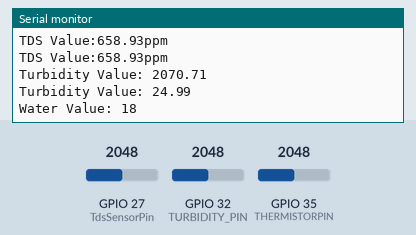
The sketch below on a simulated ESP32. Parts: the last lines printed to the serial monitor. Inputs (shaded band) come from the test bench; at power-on: GPIO 27 (TdsSensorPin) = 2048, GPIO 32 (TURBIDITY_PIN) = 2048, GPIO 35 (THERMISTORPIN) = 2048. WiFi joins after 1.5 s; servers stay silent unless stated.

Above: at 2.8 s.
2.9 s: GPIO 27 (TdsSensorPin) set to 2866
At 4.0 s:
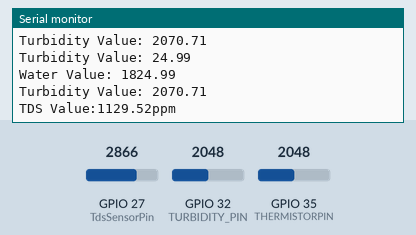
4.5 s: GPIO 32 (TURBIDITY_PIN) set to 2866
At 5.5 s:
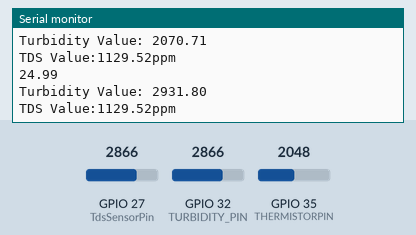
6.1 s: GPIO 35 (THERMISTORPIN) set to 2866
At 7.64 s:
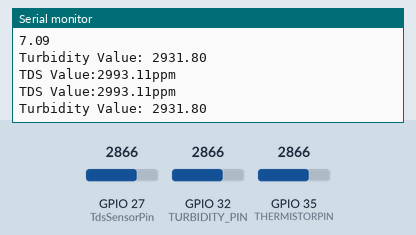
7.7 s: GPIO 27 (TdsSensorPin) set to 3603
At 8.6 s:
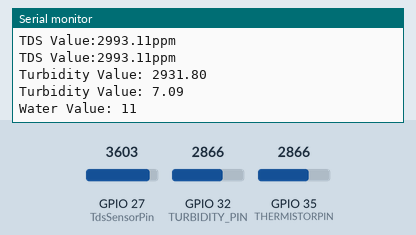
9.3 s: GPIO 32 (TURBIDITY_PIN) set to 3603
At 10.4 s:
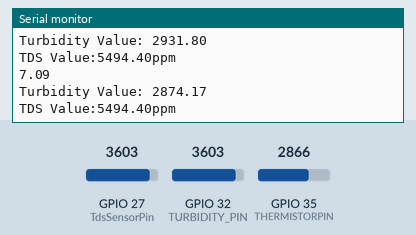
10.9 s: GPIO 35 (THERMISTORPIN) set to 3603
At 12.6 s:
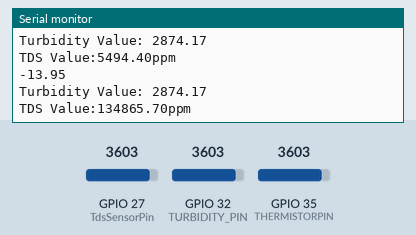
Timing chart, 0 to 13.5 s (numbered marks = the images above; inputs shaded):
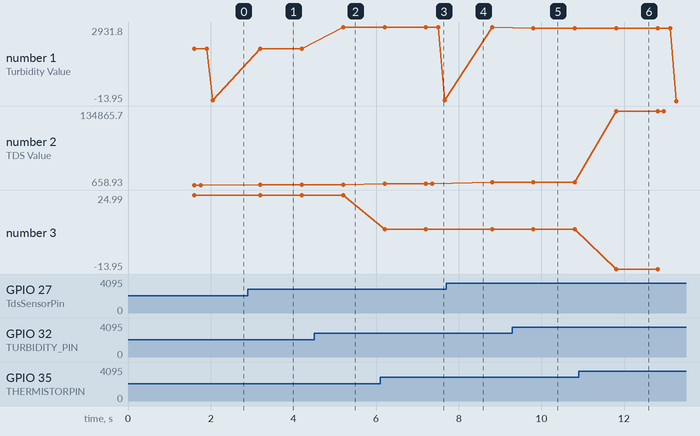

The sketch:

swqcb_esp32.ino
```cpp
#include <WiFi.h>
#include <WiFiClient.h>
#include <Firebase_ESP_Client.h>
#include "addons/TokenHelper.h"
#include "addons/RTDBHelper.h"

#define API_KEY "AIzaSyC1TqDa-subE34cSXfmKt_FS46RjvitvHM"
#define DATABASE_URL "https://water-monitoring-bracelet-default-rtdb.asia-southeast1.firebasedatabase.app/"

#define WIFI_SSID "wifi-name"
#define WIFI_PWD "wifi-password"

const long updateInterval = 10 * 1000;
WiFiClient client;

FirebaseData fbdo;
FirebaseAuth auth;
FirebaseConfig config;

unsigned long sendDataPrevMillis = 0;
bool signupOK = false;
int ldrData = 0;


#define TdsSensorPin 27
#define VREF 3.3              // analog reference voltage(Volt) of the ADC
#define SCOUNT  30            // sum of sample point
#define r1 10000
#define THERMISTORPIN 35
#define TURBIDITY_PIN 32

float c1 = 1.009249522e-03, c2 = 2.378405444e-04, c3 = 2.019202697e-07;
float vs=3.3;
double Beta = 3950.0;
double To = 298.15;
float averageVoltage = 0;
float tds = 0;
unsigned long lastUpdate = 0;

void setup(){
  Serial.begin(115200);
  WiFi.begin(WIFI_SSID, WIFI_PWD);
  Serial.print("Connecting to Wifi");
  while (WiFi.status() != WL_CONNECTED) {
    Serial.print(".");
    delay(200);
  }

  Serial.println();
  Serial.print("started");

  config.api_key = API_KEY;
  config.database_url = DATABASE_URL;

  if (Firebase.signUp( &config, &auth, "", "")) {
      Serial.println("SIgnup OK");
      signupOK = true;
    }
  else{
    Serial.println("ERROR OCCUREDDDD!!!!");
  }
    //Serial.println("%s\n", config.signer.signupError.message.c_str());

  config.token_status_callback = tokenStatusCallback;
  Firebase.begin( &config, &auth);
  Firebase.reconnectWiFi(true);

}

void loop(){
    float Vout;
  float T,rt,Tc,Tf;
  Vout = analogRead(THERMISTORPIN);
  Vout = Vout * vs /4095;
  rt=r1*Vout /(vs-Vout);
  T = 1/(1/To + log(rt/r1)/Beta);    // Temperature in Kelvin
  Tc = T - 273.15;                   // Celsius
  Tf = Tc * 9 / 5 + 32;              // Fahrenheit
  Serial.println(Tc);
  float ntu;
  int sensorValue = analogRead(TURBIDITY_PIN);
  float voltage =(sensorValue * (3.3 / 4096));
  ntu = (-1120.4*voltage*voltage)+5742.3*voltage-4353.8;
  if (ntu<0){
    ntu=0;
  }
  Serial.print("Turbidity Value: ");
  Serial.println(ntu);

  tds = analogRead(TdsSensorPin);    //read the analog value and store into the buffer
  averageVoltage = tds * (float)VREF / 4096.0;
      //temperature compensation formula: fFinalResult(25^C) = fFinalResult(current)/(1.0+0.02*(fTP-25.0));
  float compensationCoefficient = 1.0+0.02*(Tc-25.0);
      //temperature compensation
  float compensationVoltage=averageVoltage/compensationCoefficient;
      //convert voltage value to tds value
  tds=(133.42*compensationVoltage*compensationVoltage*compensationVoltage - 255.86*compensationVoltage*compensationVoltage + 857.39*compensationVoltage)*0.5;
  float wqi=15.48+(0.1648*Tc)-(0.0018*tds);
  int y = wqi;
  Serial.print("TDS Value:");
      Serial.print(tds);
      Serial.println("ppm");

  if (Firebase.ready() && signupOK && (millis() - sendDataPrevMillis > 5000 || sendDataPrevMillis == 0)) {
    sendDataPrevMillis = millis();

    if (Firebase.RTDB.setFloat( & fbdo, "Sensor/tds", tds)) {
      Serial.println();
      Serial.print("TDS Value:");
      Serial.print(tds);
      Serial.println("ppm");
    } else {
      Serial.println("FAILED: " + fbdo.errorReason());
    }

    if (Firebase.RTDB.setFloat( & fbdo, "Sensor/ntu", ntu)) {
      Serial.println();
      Serial.print("Turbidity Value: ");
      Serial.print(ntu);
    } else {
      Serial.println("FAILED: " + fbdo.errorReason());
    }

    if (Firebase.RTDB.setFloat( & fbdo, "Sensor/Tc", Tc)) {
      Serial.println();
      Serial.print("Turbidity Value: ");
      Serial.print(Tc);
    } else {
      Serial.println("FAILED: " + fbdo.errorReason());
    }

    if (Firebase.RTDB.setFloat( & fbdo, "Sensor/wqi", y)) {
      Serial.println();
      Serial.print("Water Value: ");
      Serial.print(y);
    } else {
      Serial.println("FAILED: " + fbdo.errorReason());
    }
  }


  delay(1000);
}
```

Measured:
- after the input at 2.9 s, the serial monitor: prints a new line after 0.31 s (image 1)
- after the input at 4.5 s, the serial monitor: prints a new line after 0.71 s (image 2)
- after the input at 6.1 s, the serial monitor: prints a new line after 0.11 s (image 3)
- after the input at 9.3 s, the serial monitor: prints a new line after 0.51 s (image 5)
- after the input at 10.9 s, the serial monitor: prints a new line after 0.91 s (image 6)
- plotted number 1: 2070.71 → 2931.8 after the input at 4.5 s, 2931.8 → 7.09 after the input at 6.1 s, 2931.8 → 2874.17 after the input at 9.3 s, 2874.17 → -13.95 after the input at 10.9 s
- plotted number 2: 658.93 → 1129.52 after the input at 2.9 s, 1129.52 → 2993.11 after the input at 6.1 s, 2993.11 → 5494.4 after the input at 7.7 s, 5494.4 → 134865.7 after the input at 10.9 s
- plotted number 3: 24.99 → 7.09 after the input at 6.1 s, 7.09 → -13.95 after the input at 10.9 s
